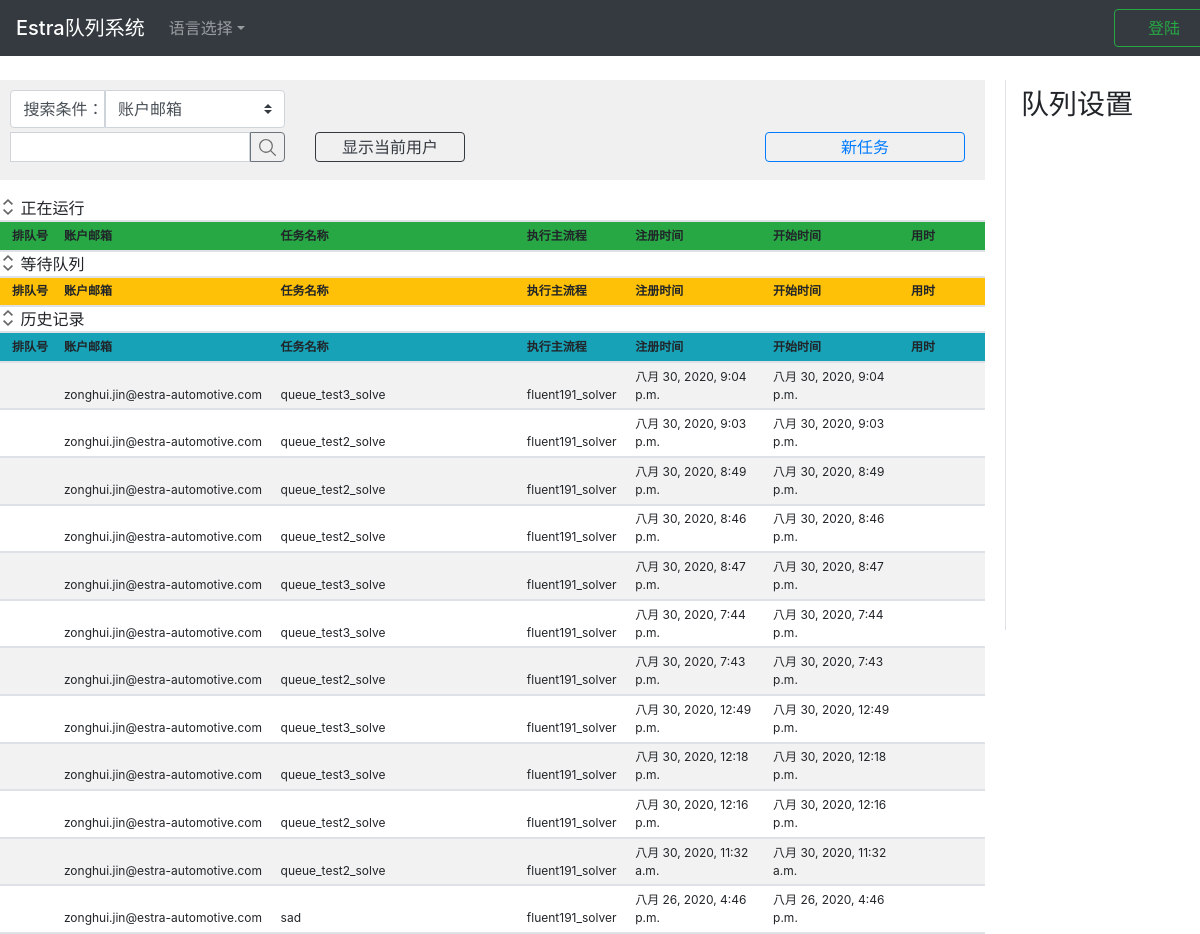
The app's page /, older data.
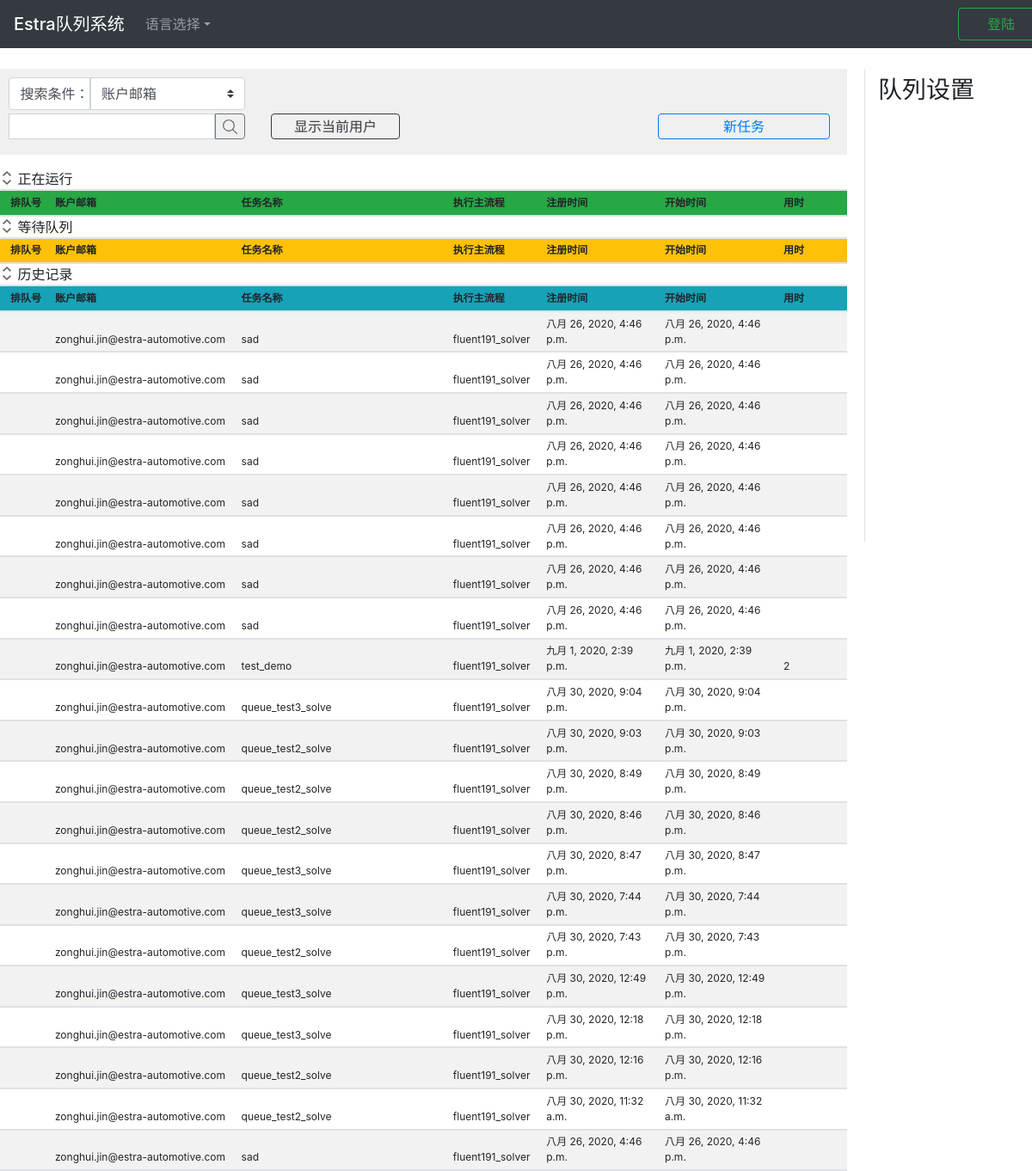
The same page, newer data.
### app_queue/models.py (models this page shows, shortened)
class HistoryList(models.Model):
    objects = models.Manager()
    id = models.AutoField('ID', primary_key=True)
    order_id = models.CharField('队列ID', blank=True, default='', max_length=16)
    account_email = models.EmailField('账户邮箱', )
    sender_address = models.CharField('请求者地址', max_length=64)
    exec_app = models.CharField('执行主流程', max_length=128)
    mission_name = models.CharField('任务名称', max_length=64)
    mission_data = models.TextField('任务详情', )
    register_time = models.DateTimeField('注册时间')
    start_time = models.DateTimeField('开始时间')
    used_time = models.CharField('用时', max_length=64)
    def short_mission_data(self):
        if len(str(self.mission_data)) > 30:
            return '{}...'.format(str(self.mission_data)[0:29])
        else:
            return str(self.mission_data)
    short_mission_data.allow_tags = True
    short_mission_data.short_description = '任务详情'
    class Meta:
        ordering = ["id"]
        verbose_name = "历史记录队列"
        verbose_name_plural = "历史记录队列"

### app_queue/views.py (the view)
# urls.py: path(r'', views.index),
def index(request):
    user_name = request.session.get('user_name')
    user_name_short = ''
    user_auth = request.session.get('authorization')
    is_login = False
    if user_name:
        is_login = True
        user_name_short = user_name.split('.')[0]
    main_apps = os.listdir('server_app')
    extend_apps_dict = {}
    for i, app in enumerate(main_apps):
        extend_apps_list = []
        file_list = os.listdir('server_app/%s' % app)
        for file in file_list:
            if file.startswith('extend_'):
                app_name = file.replace('extend_', '')
                extend_apps_list.append(app_name)
        extend_apps_dict[app] = extend_apps_list
    parameters = {
        'error_info': '',
        'user_name_short': user_name_short,
        'user_name': user_name,
        'user_auth': user_auth,
        'is_login': is_login,
        'queue_pause': queue_pause[0],
        'main_apps': main_apps,
        'extend_apps_dict': extend_apps_dict,
    }
    for list_name, obj in list_obj.items():
        missions = obj.all()
        mission_number = missions.count()
        if mission_number > 20:
            missions = missions[:21]
        parameters[list_name] = missions
    return render(request, 'index.html', parameters)

### app_queue/templates/index.html (shortened to what this page needs)
{% extends 'base.html' %}
{% load static %}
{% block css %}
<link href="{% static 'css/index2.css' %}" rel="stylesheet"/>{% endblock %}
{% block login_info %}
    {% if is_login == True %}
        <div class="text-whit text-success btn user_info">Welcome {{user_name_short}}</div>
        <a id="btn_logout" href="/logout"
           class="btn btn-outline-success btn_sign_up">注销
        </a>
    {% else %}
        <button type="button" id="btn_login" data-toggle="modal" data-target="#modal_login"
                class="btn btn-outline-success btn_sign_up">登陆
        </button>
    {% endif %}
{% endblock %}
{% block content %}
<div class="block_content_left ">
    <div class="block_control">
        <div class="input-group-prepend">
            <div class="search_tip">搜索条件：</div>
            <div class="">
                <select class="custom-select select_condition" id="search_condition">
                    <option selected value="2">账户邮箱</option>
                </select>
            </div>
        </div>
        <div class="input-group mb-3 mt-1">
            <input type="text" class="form-control input_search" id="input_search_key">
            <button class="btn btn-outline-secondary btn_search " type="button" id="btn_search"></button>
            <button type="button" class="btn btn-outline-dark btn_filter_user"
            {% if is_login == True %}
                id="btn_filter_user"
            {% else %}
                id="btn_filter_user_false"
            {% endif %}
            >显示当前用户
            </button>
            <button type="button" class="btn btn-outline-primary btn_add"
            {% if is_login == True %}
                id="btn_add_mission"
            {% else %}
                id="btn_add_mission_false"
            {% endif %}
            >新任务
            </button>
        </div>
    </div>
    <div class="block_table table-hover table-striped table-sm mt-3" id="area_3tables">
        <div class="margin_bottom">
            <button class="btn_collapse" type="button" data-toggle="collapse"
                    data-target="#collapse_table1"
                    aria-expanded="false" aria-controls="collapse_table1">
            </button>
            正在运行
        </div>
        <div id="collapse_table1" class="collapse show">
            <table class="" id="table_running">
                <thead class="bg-success">
                <tr>
                    <th class="item1">排队号</th>
                    <th class="item2">账户邮箱</th>
                    <th class="item3">任务名称</th>
                    <th class="item4">执行主流程</th>
                    <th class="item5">注册时间</th>
                    <th class="item6">开始时间</th>
                    <th class="item7">用时</th>
                </tr>
                </thead>
            </table>
        </div>
        <div class="margin_bottom">
            <button class="btn_collapse" type="button" data-toggle="collapse"
                    data-target="#collapse_table2"
                    aria-expanded="false" aria-controls="collapse_table2">
            </button>
            等待队列
        </div>
        <div id="collapse_table2" class="collapse show">
            <table class="" id="table_waiting">
                <thead class="bg-warning">
                <tr>
                    <th class="item1">排队号</th>
                    <th class="item2">账户邮箱</th>
                    <th class="item3">任务名称</th>
                    <th class="item4">执行主流程</th>
                    <th class="item5">注册时间</th>
                    <th class="item6">开始时间</th>
                    <th class="item7">用时</th>
                </tr>
                </thead>
            </table>
        </div>
        <div class="margin_bottom">
            <button class="btn_collapse" type="button" data-toggle="collapse"
                    data-target="#collapse_table3"
                    aria-expanded="false" aria-controls="collapse_table3">
            </button>
            历史记录
        </div>
        <div id="collapse_table3" class="collapse show">
            <table class="" id="table_history">
                <thead class="bg-info">
                <tr>
                    <th class="item1">排队号</th>
                    <th class="item2">账户邮箱</th>
                    <th class="item3">任务名称</th>
                    <th class="item4">执行主流程</th>
                    <th class="item5">注册时间</th>
                    <th class="item6">开始时间</th>
                    <th class="item7">用时</th>
                </tr>
                </thead>
                <tbody>
                {% for mission in history_list reversed%}
                <tr>
                    <td></td>
                    <td>{{mission.account_email}}</td>
                    <td>{{mission.mission_name}}</td>
                    <td>{{mission.exec_app}}</td>
                    <td>{{mission.register_time}}</td>
                    <td>{{mission.start_time}}</td>
                    <td>{{mission.used_time}}</td>
                </tr>
                {% endfor %}
                </tbody>
            </table>
        </div>
    </div>
</div>
<div class="block_additional">
    <div class="fix_aside">
        <ul class="">
            <li><h3 class="mt-2 ">队列设置</h3></li>
        </ul>
    </div>
</div>
{% endblock content %}

### templates/base.html (shortened to what this page needs)
<!doctype html>
{% load static %}
<html lang="en">
<head>
    <link rel="stylesheet" href="https://cdn.jsdelivr.net/npm/bootstrap@4.5.0/dist/css/bootstrap.min.css"
>
    <link rel="stylesheet" href="{%static 'css/base.css'%}">
    {% block css %}{% endblock %}
</head>
<body>
<div class=" bg-dark fixed-top">
    <nav class="navbar navbar-expand-lg navbar-dark nav_content">
        <a class="navbar-brand mb-0 h1" href="/">Estra队列系统</a>
        <div class="collapse navbar-collapse" id="navbarSupportedContent">
            <ul class="navbar-nav mr-auto">
                <li class="nav-item dropdown">
                    <a class="nav-link dropdown-toggle" href="#" id="navbarDropdown" role="button"
                       data-toggle="dropdown"
                       aria-haspopup="true" aria-expanded="false">语言选择</a>
                </li>
            </ul>
            {% block login_info %}
            {% endblock %}
        </div>
    </nav>
</div>
<div class="block_content">
{% block content %}
{% endblock%}
</div>
</body>
</html>

### static/css/base.css (style rules this page uses)
.nav_content { width: 1230px; margin: 0px auto; }
.block_content { position: relative; top: 75px; width: 1200px; margin: 5px auto; }

### static/css/index2.css (style rules this page uses)
.btn_sign_up { width: 100px; }
.search_tip { display: inline-block; font-weight: 400; text-align: center; vertical-align: middle; user-select: none; color:#495057; background-color: #ffffff; border: 1px solid transparent; border-color: #ced4da; border-radius: 0.25rem 0 0 0.25rem; padding: .375rem 0rem .375rem .75rem; width: 95px; }
.select_condition { width: 180px; border-radius: 0 0.25rem 0.25rem 0; }
.block_content_left { float:left; width: 1000px; }
.block_control { height: 100px; margin-right: 15px; padding: 10px; background-color: #F0F0F0; }
.block_control .input_search { flex: none; width: 240px; height: 30px; padding: 0.1rem 0.75rem; }
.block_control .btn_search { width: 35px; height: 30px; padding: 0.1rem 0.75rem; background-image: url('../icon/search.svg'); background-position:center; background-size: 50%; background-repeat: no-repeat; border-radius: 0px 0.25rem 0.25rem 0px; }
.block_control .btn_filter_user { margin-left: 30px; width: 150px; padding: 0.1rem 0.75rem; }
.block_control .btn_add { margin-left: 300px; width: 200px; padding: 0.1rem 0.75rem; }
.block_table { margin-right: 15px; }
.block_table table { width: 100%; color: #212529; }
.block_table .btn_collapse { width: 1rem; height: 1rem; border: 0px; background-color: #ffffff; background-image: url('../icon/expand.svg'); background-size: 100% 100%; background-repeat: no-repeat; }
.block_table .margin_bottom { border-bottom:2px solid #dee2e6; }
.block_table thead, th, td { vertical-align: bottom; font-size: 0.75rem; border-bottom:2px solid #dee2e6; }
.block_table .item1 { padding-left: 0.75rem; width: 6%; }
.block_table .item2 { width: 22%; }
.block_table .item3 { width: 25%; }
.block_table .item4 { width: 11%; }
.block_table .item5 { width: 14%; }
.block_table .item6 { width: 14%; }
.block_table .item7 { width: 9%; }
.block_additional { float: left; width: 195px; margin-left: 5px; }
.block_additional .fix_aside { position: fixed; height: 550px; width: 195px; z-index: 99; padding-left: 15px; border-left:1px solid #dee2e6; }
.block_additional .fix_aside ul { list-style-type: none; padding-left: 0px; }
.block_additional .fix_aside ul h3 { padding: 0rem; }

Row changes from the older to the newer data that the page shows:
added HistoryList: account_email "zonghui.jin@estra-automotive.com", mission_name "sad", exec_app "fluent191_solver", register_time "八月 26, 2020, 4:46 p.m.", start_time "八月 26, 2020, 4:46 p.m."
added HistoryList: account_email "zonghui.jin@estra-automotive.com", mission_name "sad", exec_app "fluent191_solver", register_time "八月 26, 2020, 4:46 p.m.", start_time "八月 26, 2020, 4:46 p.m."
added HistoryList: account_email "zonghui.jin@estra-automotive.com", mission_name "sad", exec_app "fluent191_solver", register_time "八月 26, 2020, 4:46 p.m.", start_time "八月 26, 2020, 4:46 p.m."
added HistoryList: account_email "zonghui.jin@estra-automotive.com", mission_name "sad", exec_app "fluent191_solver", register_time "八月 26, 2020, 4:46 p.m.", start_time "八月 26, 2020, 4:46 p.m."
added HistoryList: account_email "zonghui.jin@estra-automotive.com", mission_name "sad", exec_app "fluent191_solver", register_time "八月 26, 2020, 4:46 p.m.", start_time "八月 26, 2020, 4:46 p.m."
added HistoryList: account_email "zonghui.jin@estra-automotive.com", mission_name "sad", exec_app "fluent191_solver", register_time "八月 26, 2020, 4:46 p.m.", start_time "八月 26, 2020, 4:46 p.m."
added HistoryList: account_email "zonghui.jin@estra-automotive.com", mission_name "sad", exec_app "fluent191_solver", register_time "八月 26, 2020, 4:46 p.m.", start_time "八月 26, 2020, 4:46 p.m."
added HistoryList: account_email "zonghui.jin@estra-automotive.com", mission_name "sad", exec_app "fluent191_solver", register_time "八月 26, 2020, 4:46 p.m.", start_time "八月 26, 2020, 4:46 p.m."
added HistoryList: account_email "zonghui.jin@estra-automotive.com", mission_name "test_demo", exec_app "fluent191_solver", register_time "九月 1, 2020, 2:39 p.m.", start_time "九月 1, 2020, 2:39 p.m.", used_time "2"
